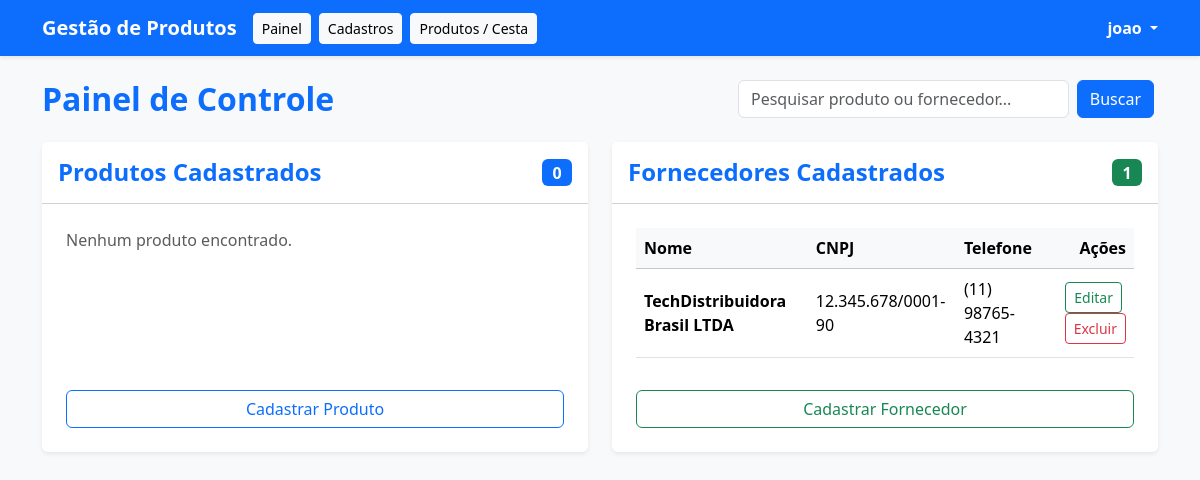
The page /SistemaDeGestaoDeProdutos/painel.php (signed in) on the database as committed earlier.
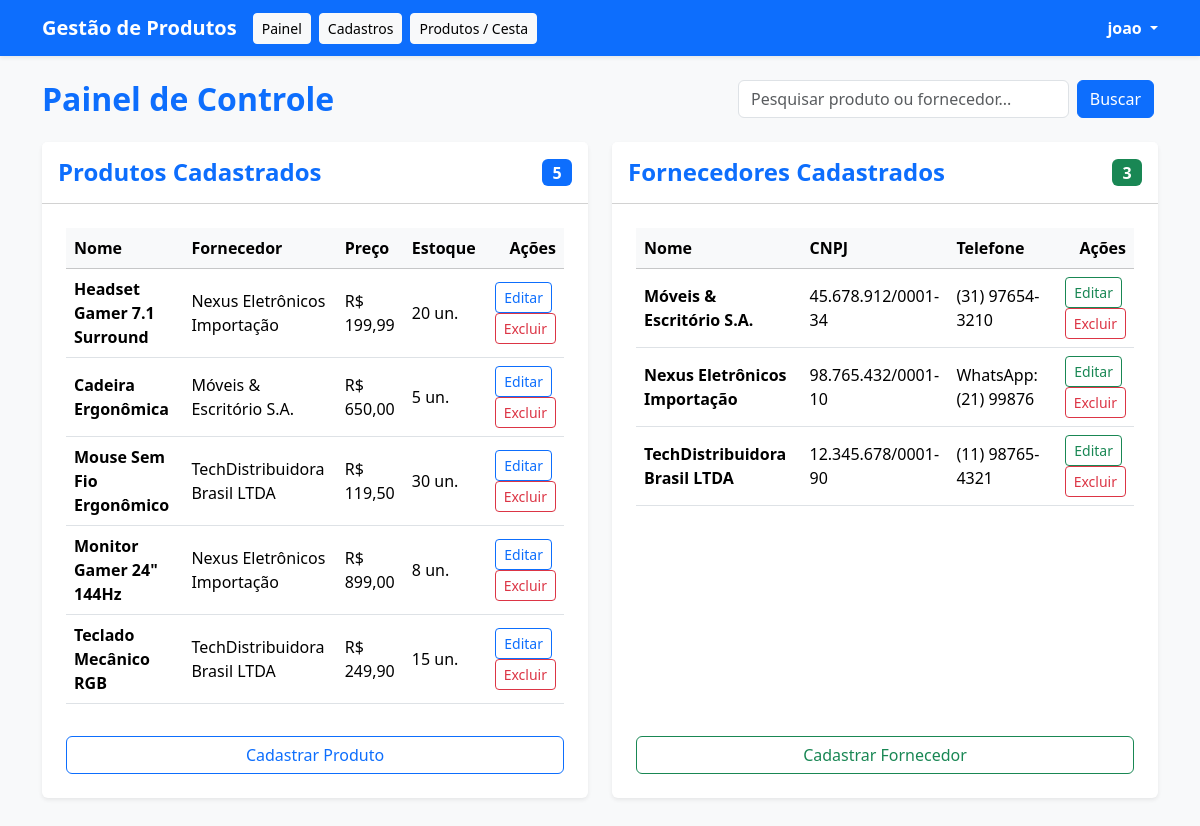
The same page on the database as committed later.
### tables this page shows
CREATE TABLE `fornecedores` (
  `id` int(11) NOT NULL,
  `nome` varchar(255) NOT NULL,
  `cnpj` varchar(20) NOT NULL,
  `email` varchar(255) DEFAULT NULL,
  `telefone` varchar(20) DEFAULT NULL,
  `created_at` timestamp NOT NULL DEFAULT current_timestamp()
);

CREATE TABLE `produtos` (
  `id` int(11) NOT NULL,
  `nome` varchar(255) NOT NULL,
  `id_fornecedor` int(11) NOT NULL,
  `preco` decimal(10,2) NOT NULL,
  `quantidade` int(11) NOT NULL DEFAULT 0,
  `categoria` varchar(100) DEFAULT NULL,
  `descricao` text DEFAULT NULL,
  `created_at` timestamp NOT NULL DEFAULT current_timestamp()
);

### SistemaDeGestaoDeProdutos/painel.php (the view, shortened to what this page needs)
<?php
require_once "conexao.php";
$busca = trim($_GET['busca'] ?? '');
try {
    if (!empty($busca)) {
        $stmtProd = $pdo->prepare("SELECT p.*, f.nome AS nome_fornecedor
                                    FROM produtos p
                                    INNER JOIN fornecedores f ON p.id_fornecedor = f.id
                                    WHERE p.nome LIKE :busca OR f.nome LIKE :busca OR p.categoria LIKE :busca
                                    ORDER BY p.id DESC");
        $stmtProd->execute([':busca' => "%$busca%"]);
        $produtos = $stmtProd->fetchAll(PDO::FETCH_ASSOC);
        $stmtForn = $pdo->prepare("SELECT * FROM fornecedores
                                    WHERE nome LIKE :busca OR cnpj LIKE :busca OR email LIKE :busca
                                    ORDER BY id DESC");
        $stmtForn->execute([':busca' => "%$busca%"]);
        $fornecedores = $stmtForn->fetchAll(PDO::FETCH_ASSOC);
    } else {
        $stmtProd = $pdo->query("SELECT p.*, f.nome AS nome_fornecedor FROM produtos p INNER JOIN fornecedores f ON p.id_fornecedor = f.id ORDER BY p.id DESC");
        $produtos = $stmtProd->fetchAll(PDO::FETCH_ASSOC);
        $stmtForn = $pdo->query("SELECT * FROM fornecedores ORDER BY id DESC");
        $fornecedores = $stmtForn->fetchAll(PDO::FETCH_ASSOC);
    }
} catch (PDOException $e) {
    $produtos = [];
    $fornecedores = [];
    $todosFornecedores = [];
}
$totalProdutos = count($produtos);
$totalFornecedores = count($fornecedores);
?>
<!DOCTYPE html>
<html lang="pt-br">
<head>
    <link href="https://cdn.jsdelivr.net/npm/bootstrap@5.3.3/dist/css/bootstrap.min.css" rel="stylesheet">
</head>
<body class="bg-light">
    <nav class="navbar navbar-expand-lg navbar-dark bg-primary shadow-sm mb-4">
        <div class="container">
            <a class="navbar-brand fw-bold" href="painel.php">Gestão de Produtos</a>
            <div class="d-flex align-items-center me-auto">
                <a href="painel.php" class="btn btn-light btn-sm me-2">Painel</a>
                <a href="cadastros.php" class="btn btn-light btn-sm me-2">Cadastros</a>
                <a href="produtos.php" class="btn btn-light btn-sm me-2">Produtos / Cesta</a>
            </div>
            <div class="dropdown user-dropdown">
                <a href="#" class="text-white text-decoration-none dropdown-toggle fw-semibold" id="dropdownUser" data-bs-toggle="dropdown" aria-expanded="false">
                    <?php echo htmlspecialchars($_SESSION["usuario_nome"] ?? "Usuário"); ?>
                </a>
            </div>
        </div>
    </nav>
    <div class="container mb-5">
        <div class="d-flex justify-content-between align-items-center mb-4 flex-wrap gap-3">
            <h2 class="text-primary fw-bold m-0">Painel de Controle</h2>
            <form action="painel.php" method="GET" class="d-flex" style="max-width: 420px; width: 100%;">
                <input class="form-control me-2" type="search" name="busca" placeholder="Pesquisar produto ou fornecedor..." value="<?= htmlspecialchars($busca); ?>">
                <button class="btn btn-primary me-1" type="submit">Buscar</button>
            </form>
        </div>
        <div class="row g-4">
            <div class="col-lg-6">
                <div class="card border-0 shadow-sm h-100">
                    <div class="card-header bg-white py-3 d-flex justify-content-between align-items-center">
                        <h4 class="card-title m-0 text-primary fw-bold">Produtos Cadastrados</h4>
                        <span class="badge bg-primary fs-6"><?php echo $totalProdutos; ?></span>
                    </div>
                    <div class="card-body p-4 d-flex flex-column justify-content-between">
                        <div>
                            <?php if (empty($produtos)): ?>
                                <p class="text-muted mb-4">Nenhum produto encontrado.</p>
                            <?php else: ?>
                                <div class="table-responsive mb-3">
                                    <table class="table table-hover align-middle mb-0">
                                        <thead class="table-light">
                                            <tr>
                                                <th>Nome</th>
                                                <th>Fornecedor</th>
                                                <th>Preço</th>
                                                <th>Estoque</th>
                                                <th class="text-end">Ações</th>
                                            </tr>
                                        </thead>
                                        <tbody>
                                            <?php foreach ($produtos as $p): ?>
                                                <tr>
                                                    <td class="fw-semibold"><?php echo htmlspecialchars($p['nome']); ?></td>
                                                    <td><?php echo htmlspecialchars($p['nome_fornecedor']); ?></td>
                                                    <td>R$ <?php echo number_format($p['preco'], 2, ',', '.'); ?></td>
                                                    <td><?php echo $p['quantidade']; ?> un.</td>
                                                    <td class="text-end">
                                                        <button type="button" class="btn btn-sm btn-outline-primary me-1" data-bs-toggle="modal" data-bs-target="#modalEditProduto<?= $p['id']; ?>">
                                                            Editar
                                                        </button>
                                                        <form action="painel.php" method="POST" class="d-inline" onsubmit="return confirm('Tem certeza que deseja excluir este produto?');">
                                                            <button type="submit" class="btn btn-sm btn-outline-danger">Excluir</button>
                                                        </form>
                                                    </td>
                                                </tr>
                                            <?php endforeach; ?>
                                        </tbody>
                                    </table>
                                </div>
                            <?php endif; ?>
                        </div>
                        <div class="mt-3">
                            <a href="cadastros.php" class="btn btn-outline-primary w-100">Cadastrar Produto</a>
                        </div>
                    </div>
                </div>
            </div>
            <div class="col-lg-6">
                <div class="card border-0 shadow-sm h-100">
                    <div class="card-header bg-white py-3 d-flex justify-content-between align-items-center">
                        <h4 class="card-title m-0 text-primary fw-bold">Fornecedores Cadastrados</h4>
                        <span class="badge bg-success fs-6"><?php echo $totalFornecedores; ?></span>
                    </div>
                    <div class="card-body p-4 d-flex flex-column justify-content-between">
                        <div>
                            <?php if (empty($fornecedores)): ?>
                                <p class="text-muted mb-4">Nenhum fornecedor encontrado.</p>
                            <?php else: ?>
                                <div class="table-responsive mb-3">
                                    <table class="table table-hover align-middle mb-0">
                                        <thead class="table-light">
                                            <tr>
                                                <th>Nome</th>
                                                <th>CNPJ</th>
                                                <th>Telefone</th>
                                                <th class="text-end">Ações</th>
                                            </tr>
                                        </thead>
                                        <tbody>
                                            <?php foreach ($fornecedores as $f): ?>
                                                <tr>
                                                    <td class="fw-semibold"><?php echo htmlspecialchars($f['nome']); ?></td>
                                                    <td><?php echo htmlspecialchars($f['cnpj']); ?></td>
                                                    <td><?php echo htmlspecialchars($f['telefone'] ?? '-'); ?></td>
                                                    <td class="text-end">
                                                        <button type="button" class="btn btn-sm btn-outline-success me-1" data-bs-toggle="modal" data-bs-target="#modalEditFornecedor<?= $f['id']; ?>">
                                                            Editar
                                                        </button>
                                                        <form action="painel.php" method="POST" class="d-inline" onsubmit="return confirm('Tem certeza que deseja excluir este fornecedor?');">
                                                            <button type="submit" class="btn btn-sm btn-outline-danger">Excluir</button>
                                                        </form>
                                                    </td>
                                                </tr>
                                            <?php endforeach; ?>
                                        </tbody>
                                    </table>
                                </div>
                            <?php endif; ?>
                        </div>
                        <div class="mt-3">
                            <a href="cadastros.php" class="btn btn-outline-success w-100">Cadastrar Fornecedor</a>
                        </div>
                    </div>
                </div>
            </div>
        </div>
    </div>
</body>
</html>

Rows that differ between the two databases and show on the page:
added produtos: nome "Headset Gamer 7.1 Surround", id_fornecedor.nome "Nexus Eletrônicos Importação", preco "199,99", quantidade "20"
added produtos: nome "Cadeira Ergonômica", id_fornecedor.nome "Móveis & Escritório S.A.", preco "650,00", quantidade "5"
added produtos: nome "Mouse Sem Fio Ergonômico", id_fornecedor.nome "TechDistribuidora Brasil LTDA", preco "119,50", quantidade "30"
added produtos: nome "Monitor Gamer 24\" 144Hz", id_fornecedor.nome "Nexus Eletrônicos Importação", preco "899,00", quantidade "8"
added produtos: nome "Teclado Mecânico RGB", id_fornecedor.nome "TechDistribuidora Brasil LTDA", preco "249,90", quantidade "15"
added fornecedores: nome "Móveis & Escritório S.A.", cnpj "45.678.912/0001-34", telefone "(31) 97654-3210"
added fornecedores: nome "Nexus Eletrônicos Importação", cnpj "98.765.432/0001-10", telefone "WhatsApp: (21) 99876"
Other text that changed with them:
$totalProdutos: "0" → "5"
$totalFornecedores: "1" → "3"
text no longer shown: "Nenhum produto encontrado."
text now shown: "Nome Fornecedor Preço Estoque Ações"
